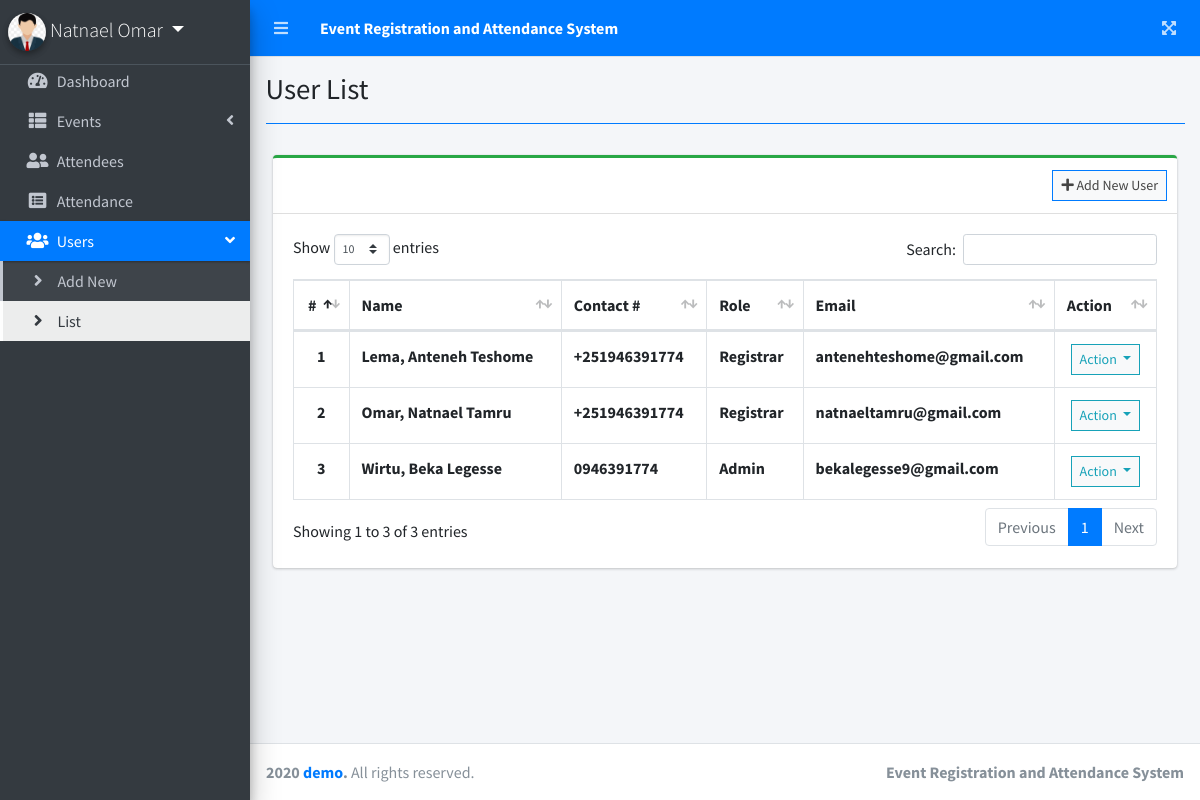
The app's page /admin/index.php?page=user_list (signed in) with its own data.
### tables this page shows
CREATE TABLE `users` (
  `id` int(30) NOT NULL,
  `firstname` varchar(200) NOT NULL,
  `lastname` varchar(200) NOT NULL,
  `middlename` varchar(200) NOT NULL,
  `contact` varchar(100) NOT NULL,
  `address` text NOT NULL,
  `email` varchar(200) NOT NULL,
  `password` text NOT NULL,
  `type` tinyint(1) NOT NULL DEFAULT 2 COMMENT '1=Admin,2= users',
  `avatar` text NOT NULL,
  `date_created` datetime NOT NULL DEFAULT current_timestamp()
);

### admin/user_list.php (the view, shortened to what this page needs)
<?php include'db_connect.php' ?>
<div class="col-lg-12">
	<div class="card card-outline card-success">
		<div class="card-header">
			<div class="card-tools">
				<a class="btn btn-block btn-sm btn-default btn-flat border-primary" href="./index.php?page=new_user"><i class="fa fa-plus"></i> Add New User</a>
			</div>
		</div>
		<div class="card-body">
			<table class="table tabe-hover table-bordered" id="list">
				<thead>
					<tr>
						<th class="text-center">#</th>
						<th>Name</th>
						<th>Contact #</th>
						<th>Role</th>
						<th>Email</th>
						<th>Action</th>
					</tr>
				</thead>
				<tbody>
					<?php
					$i = 1;
					$type = array('',"Admin","Registrar");
					$qry = $conn->query("SELECT *,concat(lastname,', ',firstname,' ',middlename) as name FROM users order by concat(lastname,', ',firstname,' ',middlename) asc");
					while($row= $qry->fetch_assoc()):
					?>
					<tr>
						<th class="text-center"><?php echo $i++ ?></th>
						<td><b><?php echo ucwords($row['name']) ?></b></td>
						<td><b><?php echo $row['contact'] ?></b></td>
						<td><b><?php echo $type[$row['type']] ?></b></td>
						<td><b><?php echo $row['email'] ?></b></td>
						<td class="text-center">
							<button type="button" class="btn btn-default btn-sm btn-flat border-info wave-effect text-info dropdown-toggle" data-toggle="dropdown" aria-expanded="true">
		                      Action
		                    </button>
						</td>
					</tr>
				<?php endwhile; ?>
				</tbody>
			</table>
		</div>
	</div>
</div>

### records on screen
users: name "Lema, Anteneh Teshome", contact "+251946391774", type "Registrar", email "antenehteshome@gmail.com"
users: name "Omar, Natnael Tamru", contact "+251946391774", type "Registrar", email "natnaeltamru@gmail.com"
users: name "Wirtu, Beka Legesse", contact "0946391774", type "Admin", email "bekalegesse9@gmail.com"

### other values on screen
$_SESSION['login_firstname'].' '.$_SESSION['login_lastname'] "Natnael Omar"
$title "User List"
